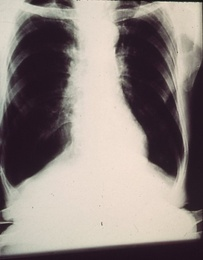
%> input picture HW1_M.Sina Hasan-Nia/pics/histogram.jpeg, 203 x 260 px, shrunk from 484 x 621 before the run
$ octave Q1.m   (GNU Octave 9; MATLAB toolbox functions it lacks are replaced by stand-ins)
%> lines starting %> are read from the running program, lines starting %| are printed output that depends on the picture
%---------------------------  Q1  -----------------------------
close all ; clear all , clc;
image =  "..\pics\histogram.jpeg";  % image path
img = imread(image);
%> img is the input picture: size 260x203x3 uint8; mean R, G, B 142.4, 131.7, 127.4
%% Part a
image_heq = histeq(img);
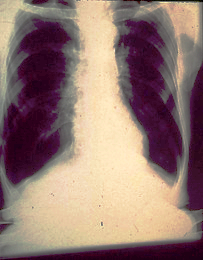
%> image_heq: size 260x203x3 uint8; mean R, G, B 146.7, 120.5, 113.4
subplot(2, 2, 1);
imshow(img)
title('original image', 'Interpreter','latex','Color','blue');
subplot(2, 2, 2);
imhist(img);
title('original image histogram', 'Interpreter','latex','Color','red');
subplot(2, 2, 3);
imshow(image_heq)
title('image hisogram equalization', 'Interpreter','latex','Color','blue');
subplot(2, 2, 4);
imhist(image_heq);
title('image hisogram equalization hisogram', 'Interpreter','latex','Color','red');
sgtitle('Original Image (up) and Contrast Enhanced Image (down)','Interpreter','latex','Color','k')
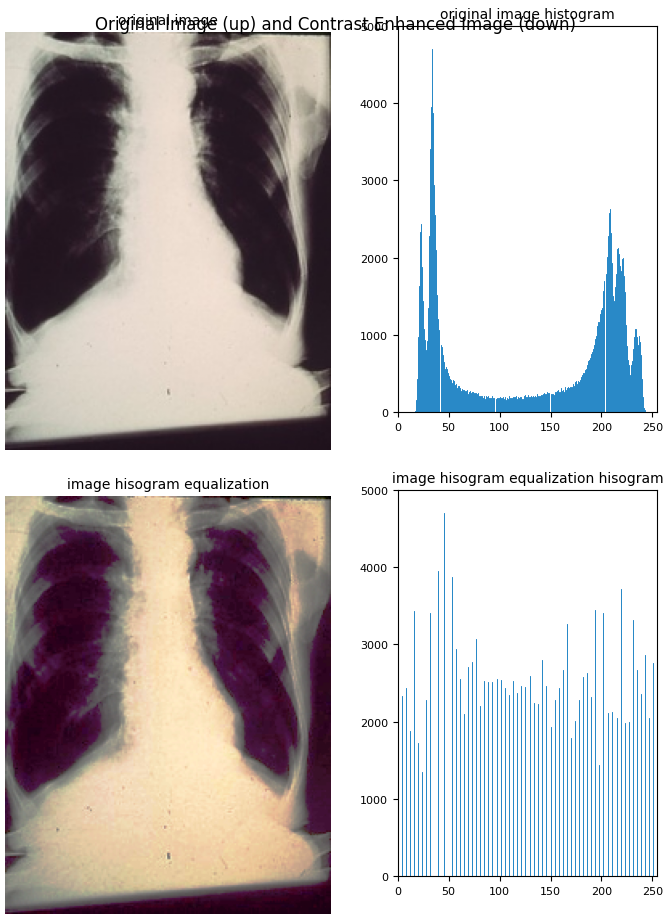
%> figure redrawn from the program's plot data, 4 panels
%% Part b
figure();
subplot(2, 2, 1);
imshow(img)
title('original image', 'Interpreter','latex','Color','blue');
subplot(2, 2, 2);
myhist(img,64);
%> after the loop in myhist, `for i = 1:numel(image)`: cnt = 256 values, max 4696 at index 35, min 0 at index 1, mean 618.5
%> after the loop in myhist, `for i = 1 :256`: histogram = 64 values, max 15926 at index 9, min 0 at index 1, mean 2474.1
title('original image histogram', 'Interpreter','latex','Color','red');
subplot(2, 2, 3);
imshow(image_heq)
title('image hisogram equalization', 'Interpreter','latex','Color','blue');
subplot(2, 2, 4);
myhist(image_heq,64);
title('image hisogram equalization hisogram', 'Interpreter','latex','Color','red');
sgtitle('Histograms using myimhist', 'interpreter', 'latex')
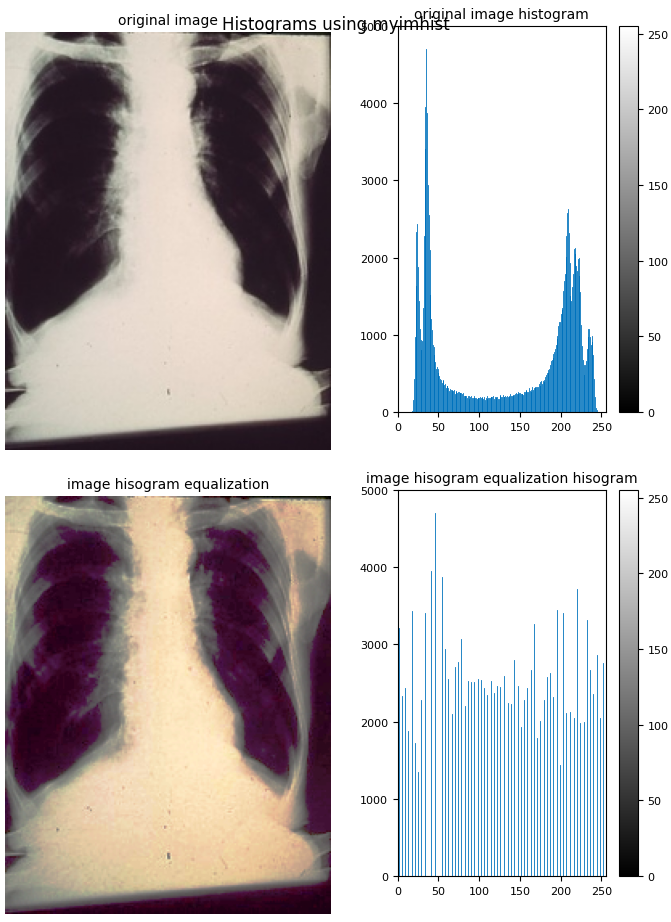
%> figure redrawn from the program's plot data, 4 panels
%% Part C
img_clahe = zeros(size(img), 'uint8');
for i = 1:3
    img_clahe(:, :, i) = adapthisteq(img(:, :, i));
end
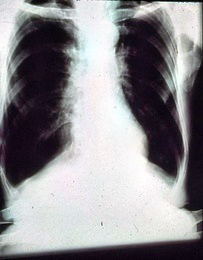
%> img_clahe: size 260x203x3 uint8; mean R, G, B 142, 140.4, 144
figure();
subplot(2, 2, 1);
imshow(img)
title('original image', 'Interpreter','latex','Color','blue');
subplot(2, 2, 2);
imhist(img);
title('original image histogram', 'Interpreter','latex','Color','red');
subplot(2, 2, 3);
imshow(img_clahe)
title('image CLAHE', 'Interpreter','latex','Color','blue');
subplot(2, 2, 4);
imhist(img_clahe);
title('image CLAHE histogram', 'Interpreter','latex','Color','red');
sgtitle('Original Image (up) and Developed Contrast Enhanced Image (down)','Interpreter','latex','Color','k')
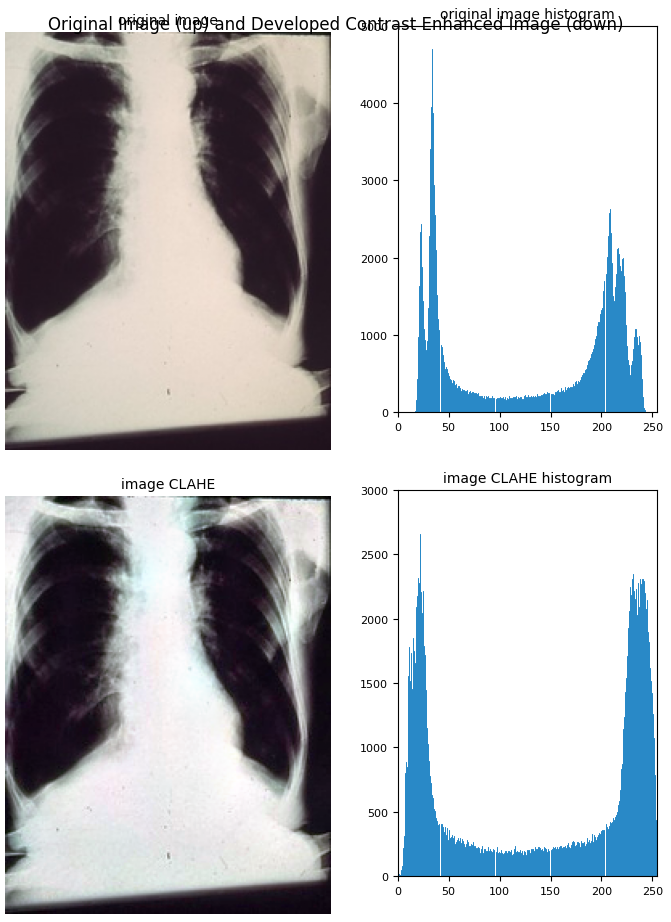
%> figure redrawn from the program's plot data, 4 panels
%% part D
figure();
subplot(3, 1, 1);
imhist(img);
title('original image histogram', 'Interpreter','latex');
subplot(3, 1, 2);
imhist(image_heq);
title('image hisogram equalization hisogram', 'Interpreter','latex');
subplot(3,1, 3);
imhist(img_clahe);
title('image CLAHE histogram', 'Interpreter','latex');
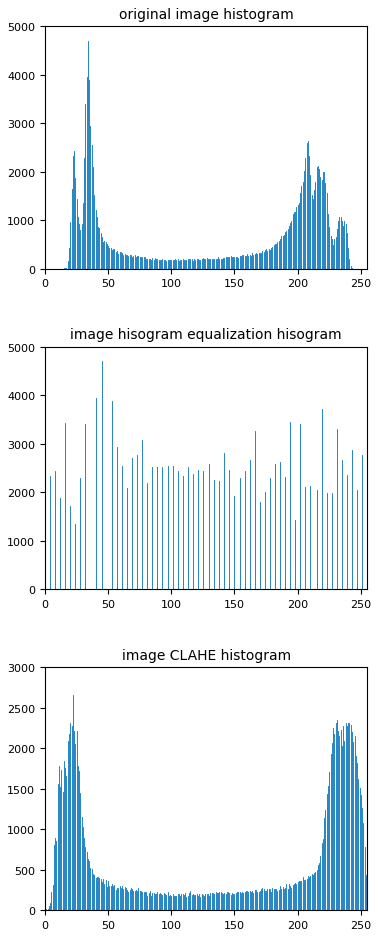
%> figure redrawn from the program's plot data, 3 panels; panel 1: highest point at x = 34, y = 4696; panel 2: highest point at x = 45, y = 4696; panel 3: highest point at x = 22, y = 2656
%% functions
function myhist(image,nbins)
cnt = zeros(1, 256);
for i = 1:numel(image)
    cnt(image(i)+1) = cnt(image(i)+1) + 1;
end
histogram = zeros(1,nbins);
interv_len = 256 /nbins;
for i = 1 :256
    idx = floor((i-1)/interv_len);
    histogram(idx+1) = histogram(idx+1)+cnt(i);
end
stem(cnt,'marker','none')
colorbar("southoutside");caxis([0 255]);colormap("gray");xlim([0 255]);
end
